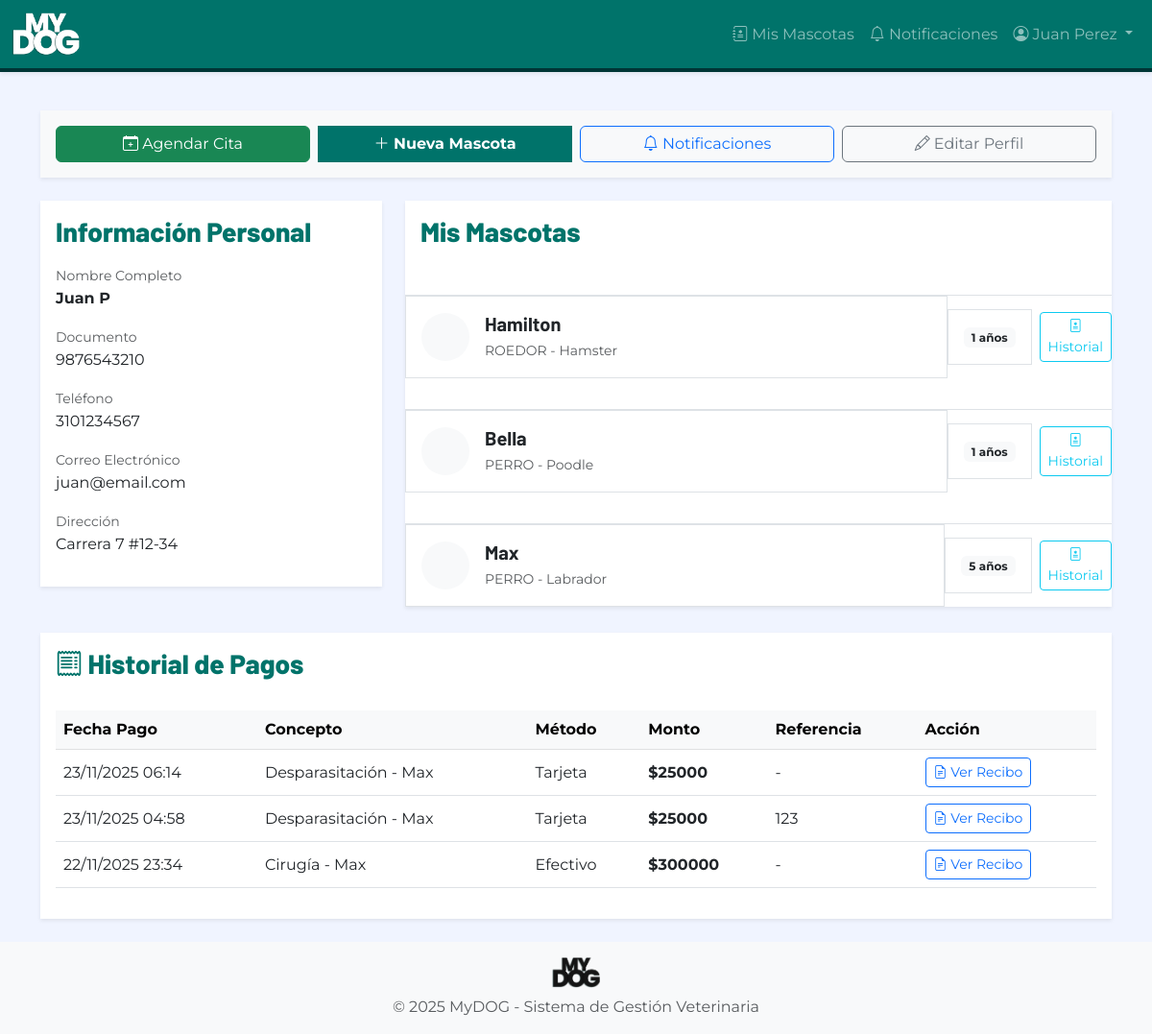
Page /propietarios/3/ (signed in) on the earlier database version.
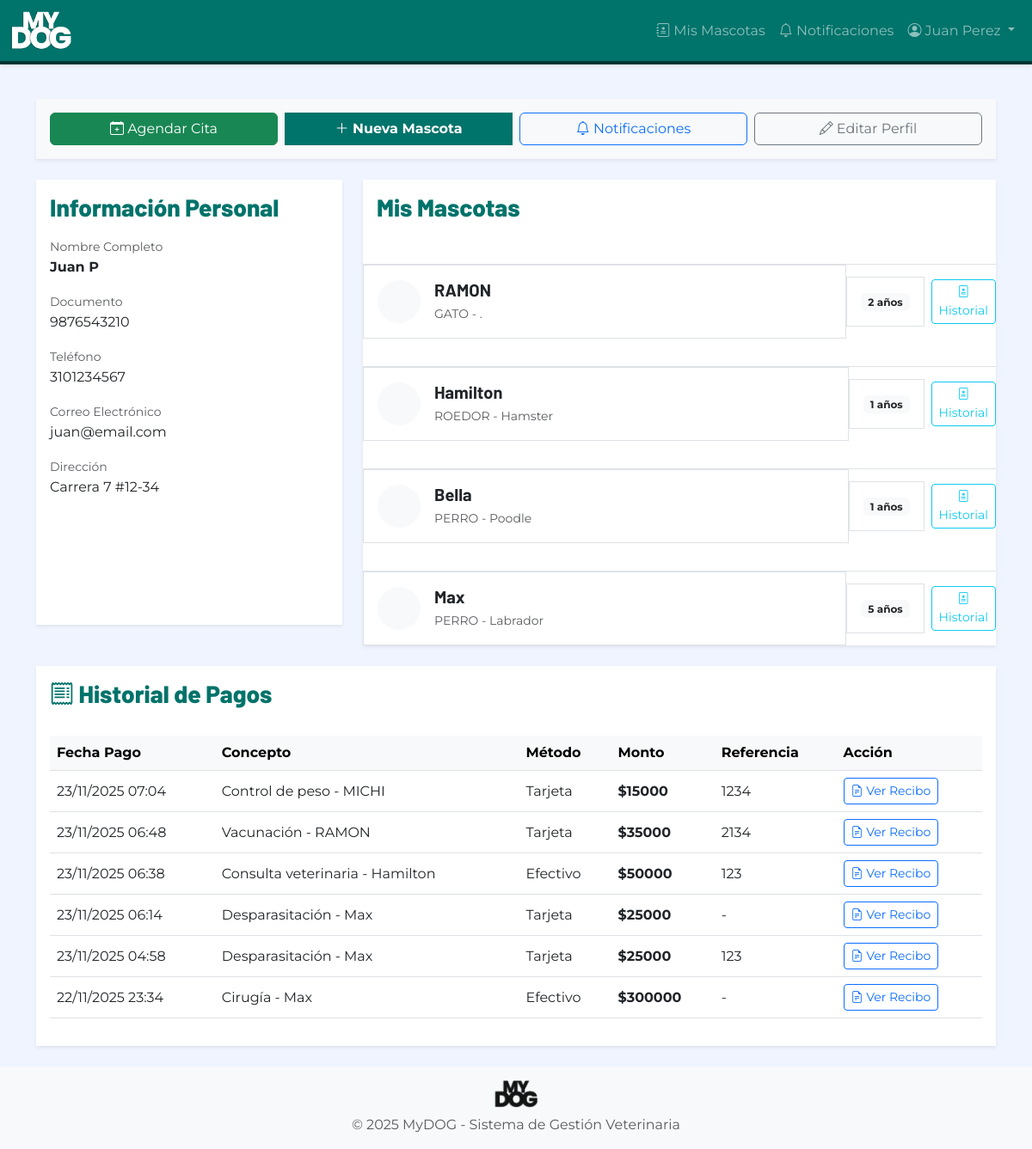
Same page on the later database version.
### mascotas/models.py (models this page shows, shortened)
class Mascota(models.Model):
    ESPECIE_CHOICES = [
        ('PERRO', 'Perro'),
        ('GATO', 'Gato'),
        ('AVE', 'Ave'),
        ('ROEDOR', 'Roedor'),
        ('REPTIL', 'Reptil'),
        ('OTRO', 'Otro'),
    ]
    SEXO_CHOICES = [
        ('M', 'Macho'),
        ('H', 'Hembra'),
    ]
    propietario = models.ForeignKey(
        'propietarios.Propietario',
        on_delete=models.PROTECT,
        related_name='mascotas',
        verbose_name='Propietario',
        help_text='Propietario actual de la mascota'
    )
    nombre = models.CharField(
        max_length=50,
        verbose_name='Nombre',
        help_text='Nombre de la mascota (2-50 caracteres)'
    )
    especie = models.CharField(
        max_length=10,
        choices=ESPECIE_CHOICES,
        verbose_name='Especie',
        help_text='Especie de la mascota'
    )
    raza = models.CharField(
        max_length=50,
        verbose_name='Raza',
        help_text='Raza de la mascota'
    )
    edad = models.PositiveIntegerField(
        validators=[MinValueValidator(0)],
        verbose_name='Edad',
        help_text='Edad de la mascota en años'
    )
    peso = models.DecimalField(
        max_digits=5,
        decimal_places=2,
        null=True,
        blank=True,
        validators=[MinValueValidator(0.01)],
        verbose_name='Peso',
        help_text='Peso de la mascota en kilogramos (opcional)'
    )
    sexo = models.CharField(
        max_length=1,
        choices=SEXO_CHOICES,
        blank=True,
        verbose_name='Sexo',
        help_text='Sexo de la mascota (opcional)'
    )
    observaciones = models.TextField(
        max_length=300,
        blank=True,
        verbose_name='Observaciones',
        help_text='Observaciones adicionales (máx 300 caracteres)'
    )
    foto = models.ImageField(
        upload_to='mascotas/',
        null=True,
        blank=True,
        verbose_name='Foto',
        help_text='Foto de la mascota'
    )
    activo = models.BooleanField(
        default=True,
        verbose_name='Activo',
        help_text='Indica si la mascota está activa (no transferida ni fallecida)'
    )
    fecha_registro = models.DateTimeField(
        auto_now_add=True,
        verbose_name='Fecha de registro'
    )
    fecha_modificacion = models.DateTimeField(
        auto_now=True,
        verbose_name='Fecha de modificación'
    )
    class Meta:
        verbose_name = 'Mascota'
        verbose_name_plural = 'Mascotas'
        ordering = ['-fecha_registro']
        indexes = [
            models.Index(fields=['propietario', 'nombre']),
            models.Index(fields=['especie']),
        ]

### pagos/models.py (models this page shows, shortened)
class Pago(models.Model):
    TIPO_PAGO_CHOICES = [
        ('EFECTIVO', 'Efectivo'),
        ('TARJETA', 'Tarjeta'),
        ('TRANSFERENCIA', 'Transferencia'),
        ('PENDIENTE', 'Pendiente'),
    ]
    ESTADO_CHOICES = [
        ('PENDIENTE', 'Pendiente'),
        ('COMPLETADO', 'Completado'),
        ('FALLIDO', 'Fallido'),
    ]
    cita = models.ForeignKey(
        'citas.Cita',
        on_delete=models.SET_NULL,
        null=True,
        blank=True,
        related_name='pagos',
        verbose_name='Cita asociada'
    )
    propietario = models.ForeignKey(
        'propietarios.Propietario',
        on_delete=models.PROTECT,
        related_name='pagos',
        verbose_name='Propietario'
    )
    monto = models.DecimalField(
        max_digits=10,
        decimal_places=2,
        validators=[MinValueValidator(0.01)],
        verbose_name='Monto',
        help_text='Monto del pago en pesos colombianos'
    )
    tipo_pago = models.CharField(
        max_length=15,
        choices=TIPO_PAGO_CHOICES,
        verbose_name='Tipo de pago'
    )
    estado = models.CharField(
        max_length=15,
        choices=ESTADO_CHOICES,
        default='PENDIENTE',
        verbose_name='Estado del pago'
    )
    referencia = models.CharField(
        max_length=100,
        blank=True,
        verbose_name='Referencia/Comprobante',
        help_text='Número de referencia o comprobante'
    )
    ultimos_4_digitos_validator = RegexValidator(
        regex=r'^\d{4}$',
        message='Debe contener exactamente 4 dígitos'
    )
    ultimos_4_digitos = models.CharField(
        max_length=4,
        blank=True,
        validators=[ultimos_4_digitos_validator],
        verbose_name='Últimos 4 dígitos',
        help_text='Últimos 4 dígitos de la tarjeta (solo si es pago con tarjeta)'
    )
    fecha_pago = models.DateTimeField(
        auto_now_add=True,
        verbose_name='Fecha del pago'
    )
    simulado = models.BooleanField(
        default=True,
        verbose_name='Pago simulado',
        help_text='Indica si es un pago simulado (siempre True en este sistema)'
    )
    usuario_registro = models.ForeignKey(
        'autenticacion.Usuario',
        on_delete=models.PROTECT,
        verbose_name='Usuario que registró el pago'
    )
    class Meta:
        verbose_name = 'Pago'
        verbose_name_plural = 'Pagos'
        ordering = ['-fecha_pago']

### citas/models.py (models this page shows, shortened)
class Cita(models.Model):
    ESTADO_CHOICES = [
        ('PROGRAMADA', 'Programada'),
        ('CONFIRMADA', 'Confirmada'),
        ('COMPLETADA', 'Completada'),
        ('CANCELADA', 'Cancelada'),
        ('INASISTENCIA', 'Inasistencia'),
    ]
    propietario = models.ForeignKey(
        'propietarios.Propietario',
        on_delete=models.PROTECT,
        related_name='citas',
        verbose_name='Propietario',
        help_text='Propietario de la mascota'
    )
    mascota = models.ForeignKey(
        'mascotas.Mascota',
        on_delete=models.PROTECT,
        related_name='citas',
        verbose_name='Mascota',
        help_text='Mascota a atender'
    )
    servicio = models.ForeignKey(
        'servicios.Servicio',
        on_delete=models.PROTECT,
        related_name='citas',
        verbose_name='Servicio',
        help_text='Servicio veterinario solicitado'
    )
    veterinario = models.ForeignKey(
        'autenticacion.Usuario',
        on_delete=models.PROTECT,
        limit_choices_to={'rol': 'VETERINARIO'},
        related_name='citas_asignadas',
        verbose_name='Veterinario',
        help_text='Veterinario asignado'
    )
    fecha = models.DateField(
        verbose_name='Fecha',
        help_text='Fecha de la cita'
    )
    hora = models.TimeField(
        verbose_name='Hora',
        help_text='Hora de inicio de la cita'
    )
    estado = models.CharField(
        max_length=15,
        choices=ESTADO_CHOICES,
        default='PROGRAMADA',
        verbose_name='Estado'
    )
    es_emergencia = models.BooleanField(
        default=False,
        verbose_name='Es emergencia',
        help_text='Indica si es una cita de emergencia (sin restricciones de horario)'
    )
    observaciones = models.TextField(
        max_length=500,
        blank=True,
        verbose_name='Observaciones',
        help_text='Observaciones o motivo de la cita'
    )
    motivo_cancelacion = models.TextField(
        max_length=500,
        blank=True,
        verbose_name='Motivo de cancelación',
        help_text='Motivo por el cual se canceló la cita'
    )
    pagado = models.BooleanField(
        default=False,
        verbose_name='Pagado',
        help_text='Indica si la cita ha sido pagada'
    )
    fecha_creacion = models.DateTimeField(
        auto_now_add=True,
        verbose_name='Fecha de creación'
    )
    fecha_modificacion = models.DateTimeField(
        auto_now=True,
        verbose_name='Fecha de modificación'
    )
    usuario_creador = models.ForeignKey(
        'autenticacion.Usuario',
        on_delete=models.PROTECT,
        related_name='citas_creadas',
        verbose_name='Usuario creador',
        help_text='Usuario que creó la cita'
    )
    class Meta:
        verbose_name = 'Cita'
        verbose_name_plural = 'Citas'
        ordering = ['-fecha', '-hora']
        indexes = [
            models.Index(fields=['fecha', 'hora']),
            models.Index(fields=['veterinario', 'fecha']),
            models.Index(fields=['estado']),
        ]
        unique_together = [['veterinario', 'fecha', 'hora']]  # No permitir citas duplicadas

### servicios/models.py (models this page shows, shortened)
class Servicio(models.Model):
    TIPO_CHOICES = [
        ('CONSULTA', 'Consulta veterinaria'),
        ('VACUNACION', 'Vacunación'),
        ('DESPARASITACION', 'Desparasitación'),
        ('CIRUGIA', 'Cirugía'),
        ('CONTROL_PESO', 'Control de peso'),
        ('PELUQUERIA', 'Peluquería'),
        ('VENTA_PRODUCTOS', 'Venta de productos'),
        ('OTRO', 'Otro'),
    ]
    nombre = models.CharField(
        max_length=20,
        choices=TIPO_CHOICES,
        unique=True,
        verbose_name='Nombre del servicio',
        help_text='Tipo de servicio veterinario'
    )
    duracion_minutos = models.PositiveIntegerField(
        validators=[MinValueValidator(15)],
        verbose_name='Duración en minutos',
        help_text='Duración estimada del servicio (mínimo 15 minutos)'
    )
    precio = models.DecimalField(
        max_digits=10,
        decimal_places=2,
        validators=[MinValueValidator(0)],
        verbose_name='Precio',
        help_text='Precio del servicio en pesos colombianos'
    )
    descripcion = models.TextField(
        max_length=500,
        blank=True,
        verbose_name='Descripción',
        help_text='Descripción detallada del servicio (opcional)'
    )
    activo = models.BooleanField(
        default=True,
        verbose_name='Activo',
        help_text='Indica si el servicio está disponible para agendamiento'
    )
    color_calendario = models.CharField(
        max_length=7,
        default='#00736A',
        verbose_name='Color en calendario',
        help_text='Color en formato hexadecimal para mostrar en calendario'
    )
    fecha_creacion = models.DateTimeField(
        auto_now_add=True,
        verbose_name='Fecha de creación'
    )
    fecha_modificacion = models.DateTimeField(
        auto_now=True,
        verbose_name='Fecha de modificación'
    )
    class Meta:
        verbose_name = 'Servicio'
        verbose_name_plural = 'Servicios'
        ordering = ['nombre']

### propietarios/views.py (the view)
# urls.py: path('<int:pk>/', views.detalle_propietario, name='detalle'),
@login_required
def detalle_propietario(request, pk):
    propietario = get_object_or_404(Propietario, pk=pk)
    if request.user.rol == 'PROPIETARIO' and propietario.usuario_id != request.user.id:
        return redirect('home')
    pagos_pendientes = propietario.pagos.filter(
        estado='PENDIENTE'
    ).select_related('cita', 'cita__mascota', 'cita__servicio').order_by('-fecha_pago')
    pagos_completados = propietario.pagos.filter(
        estado='COMPLETADO'
    ).select_related('cita', 'cita__mascota', 'cita__servicio').order_by('-fecha_pago')
    return render(request, 'propietarios/detalle.html', {
        'propietario': propietario,
        'pagos_pendientes': pagos_pendientes,
        'pagos_completados': pagos_completados
    })

### autenticacion/models.py (called while the page is built)
    def es_admin(self):
        return self.rol == 'ADMIN'

### notificaciones/context_processors.py (called while the page is built)
def notificaciones_unread(request):
    if getattr(request, 'user', None) and request.user.is_authenticated:
        count = Notificacion.objects.filter(usuario=request.user, leida=False).count()
        return {'notificaciones_unread': count}
    return {'notificaciones_unread': 0}

### templates/propietarios/detalle.html (shortened to what the changed rows need)
{% extends 'base.html' %}
{% block content %}
<div class="row">
    <div class="col-md-8">
        <div class="card shadow-sm border-0">
            <div class="card-body p-0">
                <div class="list-group list-group-flush">
                    {% for mascota in propietario.mascotas.all %}
                    <a href="{% url 'mascotas:editar' mascota.pk %}\" class="list-group-item list-group-item-action p-3">
                        <div class="d-flex w-100 justify-content-between align-items-center">
                            <div class="d-flex align-items-center gap-3">
                                {% if mascota.foto %}
                                    <img src="{{ mascota.foto.url }}\" alt="{{ mascota.nombre }}\" class="rounded-circle" width="50" height="50" style="object-fit: cover;">
                                {% else %}
                                    <div class="bg-light rounded-circle d-flex align-items-center justify-content-center" style="width: 50px; height: 50px;">
                                    </div>
                                {% endif %}
                                <div>
                                    <h5 class="mb-1 fw-bold">{{ mascota.nombre }}</h5>
                                    <small class="text-muted">{{ mascota.especie }} - {{ mascota.raza }}</small>
                                </div>
                            </div>
                            <div class="d-flex align-items-center gap-2">
                                <span class="badge bg-light text-dark">{{ mascota.edad }} años</span>
                                {% if user.rol == 'PROPIETARIO' %}
                                <a href="{% url 'historiales:lista_mascota' mascota.pk %}" class="btn btn-sm btn-outline-info" onclick="event.stopPropagation();">
                                    <i class="bi bi-file-medical"></i> Historial
                                </a>
                                {% endif %}
                            </div>
                        </div>
                    </a>
                    {% endfor %}
                </div>
            </div>
        </div>
    </div>
</div>
{% if pagos_completados %}
<div class="row mt-4">
    <div class="col-12">
        <div class="card shadow-sm border-0">
            <div class="card-body">
                <div class="table-responsive">
                    <table class="table table-hover align-middle">
                        <thead class="table-light">
                            <tr>
                                <th>Fecha Pago</th>
                                <th>Concepto</th>
                                <th>Método</th>
                                <th>Monto</th>
                                <th>Referencia</th>
                                <th>Acción</th>
                            </tr>
                        </thead>
                        <tbody>
                            {% for pago in pagos_completados %}
                            <tr>
                                <td>{{ pago.fecha_pago|date:"d/m/Y H:i" }}</td>
                                <td>
                                    {% if pago.cita %}
                                        {{ pago.cita.servicio.get_nombre_display }} - {{ pago.cita.mascota.nombre }}
                                    {% else %}
                                        Pago General
                                    {% endif %}
                                </td>
                                <td>{{ pago.get_tipo_pago_display }}</td>
                                <td>
                                    <strong class="text-dark">${{ pago.monto|floatformat:0 }}</strong>
                                </td>
                                <td>{{ pago.referencia|default:"-" }}</td>
                                <td>
                                    <a href="{% url 'pagos:detalle' pago.id %}" class="btn btn-sm btn-outline-primary">
                                        <i class="bi bi-file-earmark-text"></i> Ver Recibo
                                    </a>
                                </td>
                            </tr>
                            {% endfor %}
                        </tbody>
                    </table>
                </div>
            </div>
        </div>
    </div>
</div>
{% endif %}
{% endblock %}

Differences in the rows shown:
added Mascota: nombre "RAMON", especie "GATO", raza ".", edad "2"
added Pago: fecha_pago "23/11/2025 07:04", cita.servicio.nombre "Control de peso", cita.mascota.nombre "MICHI", tipo_pago "Tarjeta", monto "15000", referencia "1234"
added Pago: fecha_pago "23/11/2025 06:48", cita.servicio.nombre "Vacunación", cita.mascota.nombre "RAMON", tipo_pago "Tarjeta", monto "35000", referencia "2134"
added Pago: fecha_pago "23/11/2025 06:38", cita.servicio.nombre "Consulta veterinaria", cita.mascota.nombre "Hamilton", tipo_pago "Efectivo", monto "50000", referencia "123"
